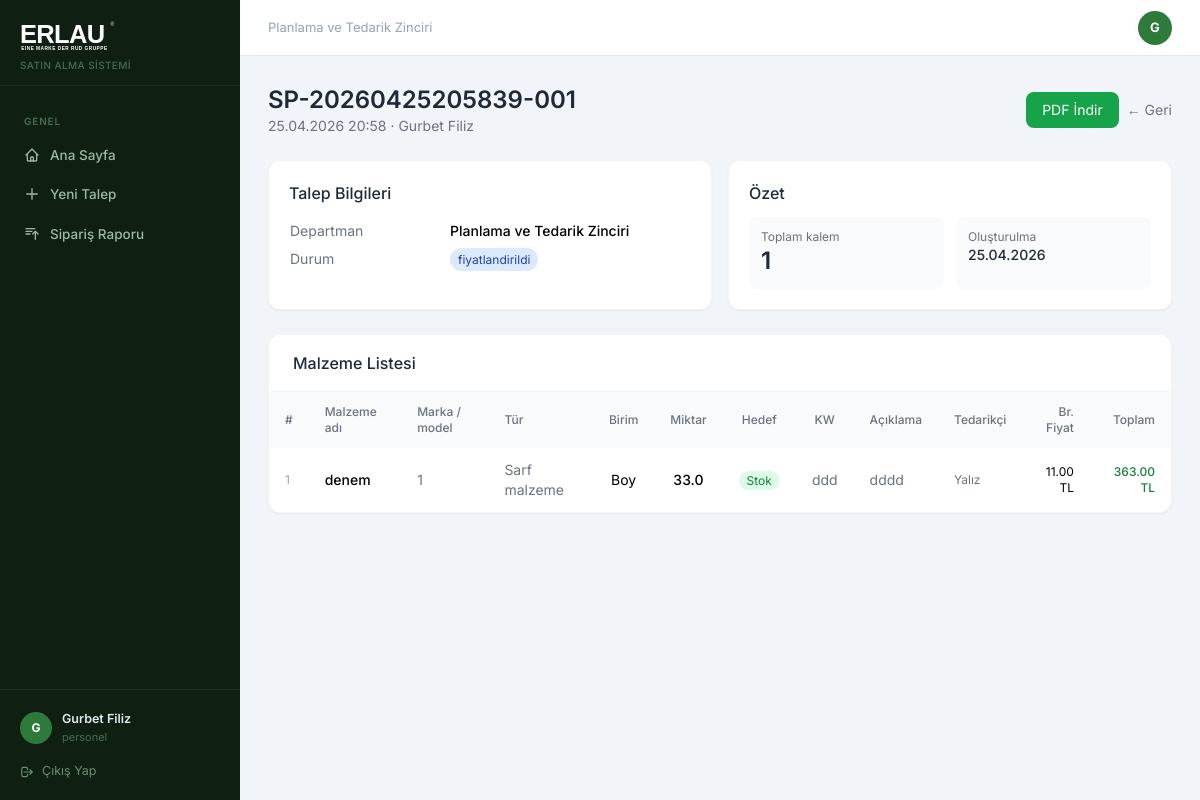
The app's page /talep/4 (signed in), older data.
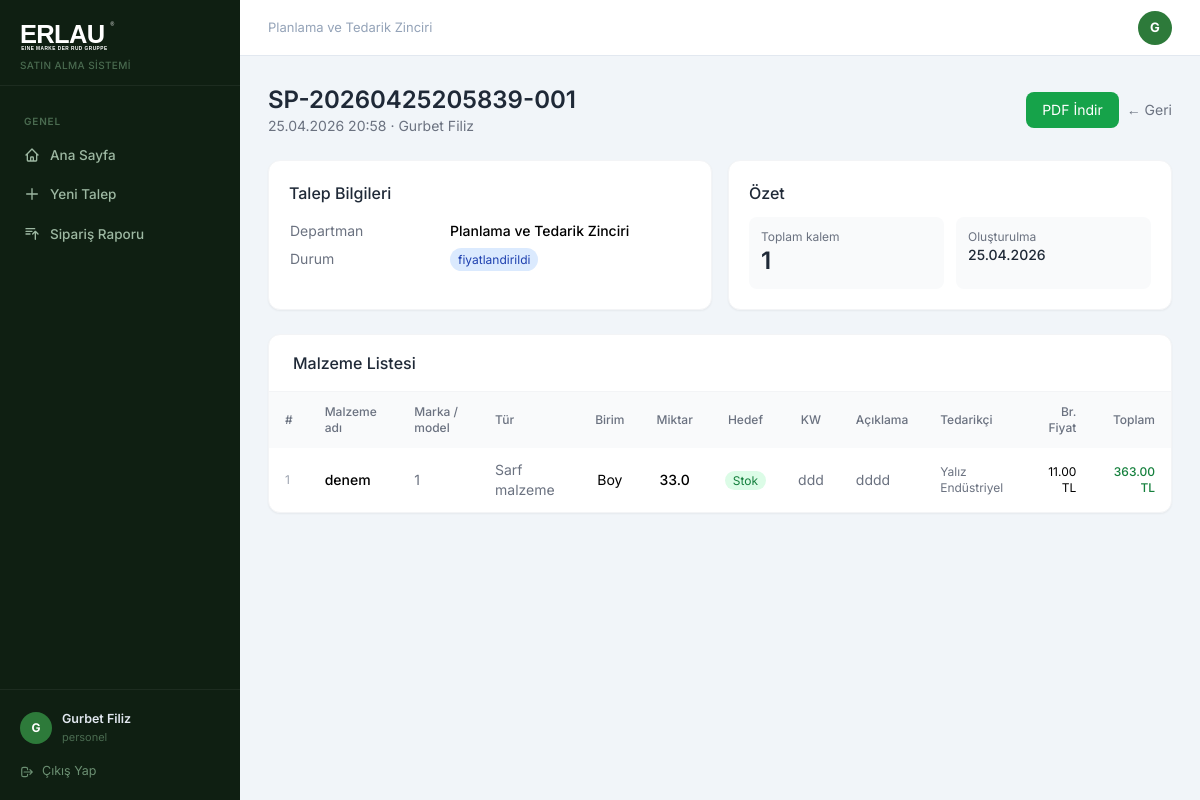
The same page, newer data.
### app/models.py (models this page shows)
class User(db.Model, UserMixin):
    id = db.Column(db.Integer, primary_key=True)
    name = db.Column(db.String(100), nullable=False)
    email = db.Column(db.String(120), unique=True, nullable=False)
    password = db.Column(db.String(200), nullable=False)
    role = db.Column(db.String(20), default='personel')
    department_id = db.Column(db.Integer, db.ForeignKey('department.id'))
    created_at = db.Column(db.DateTime, default=datetime.utcnow)
    is_active = db.Column(db.Boolean, default=True)
    unvan = db.Column(db.String(100))
    telefon = db.Column(db.String(20))
    dogum_tarihi = db.Column(db.Date)
    unvan_pdf_goster = db.Column(db.Boolean, default=False)
    son_giris = db.Column(db.DateTime)
    sifre_degisim_tarihi = db.Column(db.DateTime)
    tablet_pin = db.Column(db.String(6))
    bildirim_email = db.Column(db.Boolean, default=True)
    talepler = db.relationship('TalepFormu', backref='talep_eden', lazy=True)

class Department(db.Model):
    id = db.Column(db.Integer, primary_key=True)
    name = db.Column(db.String(100), nullable=False, unique=True)
    users = db.relationship('User', backref='department', lazy=True)

class TalepFormu(db.Model):
    id = db.Column(db.Integer, primary_key=True)
    siparis_no = db.Column(db.String(50), unique=True, nullable=False)
    talep_eden_id = db.Column(db.Integer, db.ForeignKey('user.id'))
    department_id = db.Column(db.Integer, db.ForeignKey('department.id'))
    durum = db.Column(db.String(30), default='bekliyor')
    yolda_tarihi = db.Column(db.DateTime)
    created_at = db.Column(db.DateTime, default=datetime.utcnow)
    updated_at = db.Column(db.DateTime, default=datetime.utcnow, onupdate=datetime.utcnow)
    kalemler = db.relationship('TalepKalem', backref='talep', lazy=True, cascade='all, delete-orphan')
    department = db.relationship('Department', foreign_keys=[department_id])

class TalepKalem(db.Model):
    id = db.Column(db.Integer, primary_key=True)
    talep_id = db.Column(db.Integer, db.ForeignKey('talep_formu.id'))
    malzeme_adi = db.Column(db.String(200), nullable=False)
    marka_model = db.Column(db.String(200))
    malzeme_turu = db.Column(db.String(50))
    birim = db.Column(db.String(20))
    miktar = db.Column(db.Float)
    hedef = db.Column(db.String(20), default='siparis')
    kullanim_amaci = db.Column(db.String(100))
    kullanilan_alan = db.Column(db.String(50))
    proje_makine = db.Column(db.String(200))
    kw = db.Column(db.String(10))
    aciklama = db.Column(db.Text)
    teknik_resim_kodu = db.Column(db.String(100))
    standart = db.Column(db.String(100))
    br_fiyat = db.Column(db.Float)
    toplam_fiyat = db.Column(db.Float)
    para_birimi = db.Column(db.String(10))
    vade_gun = db.Column(db.Integer)
    termin_gun = db.Column(db.Integer)
    tedarikci_id = db.Column(db.Integer, db.ForeignKey('tedarikci.id'))
    tedarikci = db.relationship('Tedarikci', foreign_keys=[tedarikci_id])
    son_alinma_tarihi = db.Column(db.DateTime)
    son_siparis_no = db.Column(db.String(50))

class Tedarikci(db.Model):
    id = db.Column(db.Integer, primary_key=True)
    name = db.Column(db.String(200), nullable=False)
    unvan = db.Column(db.String(200))
    vergi_no = db.Column(db.String(50))
    email = db.Column(db.String(120))
    telefon = db.Column(db.String(20))
    adres = db.Column(db.Text)
    iletisim_kisi = db.Column(db.String(100))
    para_birimi = db.Column(db.String(10), default='TL')
    vade_gun = db.Column(db.Integer, default=30)
    kategori = db.Column(db.String(200))
    is_active = db.Column(db.Boolean, default=True)
    created_at = db.Column(db.DateTime, default=datetime.utcnow)

### app/routes.py (the view)
@main.route('/talep/<int:talep_id>')
@login_required
def talep_detay(talep_id):
    talep = db.get_or_404(TalepFormu, talep_id)
    return render_template('talep_detay.html', talep=talep)

### app/models.py (called while the page is built)
@login_manager.user_loader
def load_user(user_id):
    return User.query.get(int(user_id))

### app/templates/talep_detay.html (shortened to what this page needs)
{% extends 'base.html' %}
{% block content %}
<div class="flex items-center justify-between mb-6">
  <div>
    <h1 class="text-2xl font-semibold text-gray-800">{{ talep.siparis_no }}</h1>
    <p class="text-gray-500 text-sm">{{ talep.created_at.strftime('%d.%m.%Y %H:%M') }} · {{ talep.talep_eden.name }}</p>
  </div>
  <div class="flex gap-2 items-center">
    <a href="{{ url_for('main.talep_pdf', talep_id=talep.id) }}" class="bg-green-600 text-white px-4 py-2 rounded-lg text-sm hover:opacity-90" target="_blank">PDF İndir</a>
    <a href="{{ url_for('main.dashboard') }}" class="text-sm text-gray-500 hover:underline">← Geri</a>
  </div>
</div>
<div class="grid grid-cols-1 md:grid-cols-2 gap-4 mb-6">
  <div class="bg-white rounded-xl border border-gray-100 shadow-sm p-5">
    <h2 class="font-medium text-gray-800 mb-3">Talep Bilgileri</h2>
    <table class="w-full text-sm">
      <tr><td class="text-gray-500 py-1 w-40">Departman</td><td class="font-medium">{{ talep.department.name if talep.department else '-' }}</td></tr>
<tr><td class="text-gray-500 py-1">Durum</td><td>
        {% if talep.durum == 'bekliyor' %}<span class="bg-yellow-100 text-yellow-800 px-2 py-1 rounded-full text-xs">Onay Bekliyor</span>
        {% elif talep.durum == 'onaylandi' %}<span class="bg-green-100 text-green-800 px-2 py-1 rounded-full text-xs">Onaylandı</span>
        {% elif talep.durum == 'iptal' %}<span class="bg-red-100 text-red-800 px-2 py-1 rounded-full text-xs">İptal</span>
        {% else %}<span class="bg-blue-100 text-blue-800 px-2 py-1 rounded-full text-xs">{{ talep.durum }}</span>{% endif %}
      </td></tr>
    </table>
  </div>
  <div class="bg-white rounded-xl border border-gray-100 shadow-sm p-5">
    <h2 class="font-medium text-gray-800 mb-3">Özet</h2>
    <div class="grid grid-cols-2 gap-3">
      <div class="bg-gray-50 rounded-lg p-3">
        <p class="text-xs text-gray-500">Toplam kalem</p>
        <p class="text-2xl font-semibold text-gray-800">{{ talep.kalemler|length }}</p>
      </div>
      <div class="bg-gray-50 rounded-lg p-3">
        <p class="text-xs text-gray-500">Oluşturulma</p>
        <p class="text-sm font-medium text-gray-800">{{ talep.created_at.strftime('%d.%m.%Y') }}</p>
      </div>
    </div>
  </div>
</div>
<div class="bg-white rounded-xl border border-gray-100 shadow-sm overflow-hidden">
  <div class="px-6 py-4 border-b border-gray-100">
    <h2 class="font-medium text-gray-800">Malzeme Listesi</h2>
  </div>
  <div class="overflow-x-auto">
    <table class="w-full text-sm">
      <thead class="bg-gray-50">
        <tr>
          <th class="px-4 py-3 text-left text-xs font-medium text-gray-500">#</th>
          <th class="px-4 py-3 text-left text-xs font-medium text-gray-500">Malzeme adı</th>
          <th class="px-4 py-3 text-left text-xs font-medium text-gray-500">Marka / model</th>
          <th class="px-4 py-3 text-left text-xs font-medium text-gray-500">Tür</th>
          <th class="px-4 py-3 text-center text-xs font-medium text-gray-500">Birim</th>
          <th class="px-4 py-3 text-center text-xs font-medium text-gray-500">Miktar</th>
          <th class="px-4 py-3 text-center text-xs font-medium text-gray-500">Hedef</th>
          <th class="px-4 py-3 text-center text-xs font-medium text-gray-500">KW</th>
          <th class="px-4 py-3 text-left text-xs font-medium text-gray-500">Açıklama</th>
          <th class="px-4 py-3 text-left text-xs font-medium text-gray-500">Tedarikçi</th>
          <th class="px-4 py-3 text-right text-xs font-medium text-gray-500">Br. Fiyat</th>
          <th class="px-4 py-3 text-right text-xs font-medium text-gray-500">Toplam</th>
        </tr>
      </thead>
      <tbody class="divide-y divide-gray-50">
        {% for kalem in talep.kalemler %}
        <tr class="hover:bg-gray-50">
          <td class="px-4 py-3 text-gray-400 text-xs">{{ loop.index }}</td>
          <td class="px-4 py-3 font-medium">{{ kalem.malzeme_adi }}</td>
          <td class="px-4 py-3 text-gray-500">{{ kalem.marka_model or '-' }}</td>
          <td class="px-4 py-3 text-gray-500">{{ kalem.malzeme_turu or '-' }}</td>
          <td class="px-4 py-3 text-center">{{ kalem.birim }}</td>
          <td class="px-4 py-3 text-center font-medium">{{ kalem.miktar }}</td>
          <td class="px-4 py-3 text-center">
            {% if kalem.hedef == 'stok' %}<span class="bg-green-100 text-green-700 px-2 py-0.5 rounded-full text-xs">Stok</span>
            {% elif kalem.hedef == 'proje' %}<span class="bg-purple-100 text-purple-700 px-2 py-0.5 rounded-full text-xs">Proje</span>
            {% else %}<span class="bg-blue-100 text-blue-700 px-2 py-0.5 rounded-full text-xs">Sipariş</span>{% endif %}
          </td>
          <td class="px-4 py-3 text-center text-gray-500">{{ kalem.kw or '-' }}</td>
          <td class="px-4 py-3 text-gray-500">{{ kalem.aciklama or '-' }}</td>
          <td class="px-4 py-3 text-gray-500 text-xs">{{ kalem.tedarikci.name if kalem.tedarikci else '—' }}</td>
          <td class="px-4 py-3 text-right text-xs">
            {% if kalem.br_fiyat %}{{ "%.2f"|format(kalem.br_fiyat) }} {{ kalem.para_birimi }}{% else %}—{% endif %}
          </td>
          <td class="px-4 py-3 text-right font-medium text-green-700 text-xs">
            {% if kalem.toplam_fiyat %}{{ "%.2f"|format(kalem.toplam_fiyat) }} {{ kalem.para_birimi }}{% else %}—{% endif %}
          </td>
        </tr>
        {% endfor %}
      </tbody>
    </table>
  </div>
</div>
{% endblock %}

### app/templates/base.html (shortened to what this page needs)
<!DOCTYPE html>
<html lang="tr">
<head>
<script src="https://cdn.tailwindcss.com"></script>
</head>
<body>
{% if current_user.is_authenticated %}
<div style="display:flex">
  <aside class="sidebar" style="position:sticky;top:0;height:100vh;overflow-y:auto;display:flex;flex-direction:column">
    <div style="padding:20px 20px 12px;border-bottom:1px solid rgba(255,255,255,.06)">
      <img src="{{ url_for('static', filename='logo.svg') }}" alt="Erlau" style="height:32px;filter:brightness(0) invert(1)">
      <p style="font-size:10px;color:#4a6b50;margin-top:6px;font-weight:500;letter-spacing:.04em">SATIN ALMA SİSTEMİ</p>
    </div>
    <nav style="padding:12px 0;flex:1">
      <div class="sidebar-section">Genel</div>
      <a href="{{ url_for('main.dashboard') }}" class="sidebar-link {% if request.endpoint == 'main.dashboard' %}active{% endif %}">
        <svg fill="none" stroke="currentColor" viewBox="0 0 24 24"><path stroke-linecap="round" stroke-linejoin="round" stroke-width="2" d="M3 12l2-2m0 0l7-7 7 7M5 10v10a1 1 0 001 1h3m10-11l2 2m-2-2v10a1 1 0 01-1 1h-3m-6 0a1 1 0 001-1v-4a1 1 0 011-1h2a1 1 0 011 1v4a1 1 0 001 1m-6 0h6"/></svg>
        Ana Sayfa
      </a>
      <a href="{{ url_for('main.yeni_talep') }}" class="sidebar-link {% if request.endpoint == 'main.yeni_talep' %}active{% endif %}">
        <svg fill="none" stroke="currentColor" viewBox="0 0 24 24"><path stroke-linecap="round" stroke-linejoin="round" stroke-width="2" d="M12 4v16m8-8H4"/></svg>
        Yeni Talep
      </a>
      <a href="{{ url_for('satin_alma.siparis_raporu') }}" class="sidebar-link {% if request.endpoint == 'satin_alma.siparis_raporu' %}active{% endif %}">
        <svg fill="none" stroke="currentColor" viewBox="0 0 24 24"><path stroke-linecap="round" stroke-linejoin="round" stroke-width="2" d="M3 4h13M3 8h9m-9 4h6m4 0l4-4m0 0l4 4m-4-4v12"/></svg>
        Sipariş Raporu
      </a>
    </nav>
    <div style="padding:12px;border-top:1px solid rgba(255,255,255,.06)">
      <a href="{{ url_for('main.profil') }}" style="display:flex;align-items:center;gap:10px;padding:8px;border-radius:8px;text-decoration:none;transition:background .15s" onmouseover="this.style.background='rgba(255,255,255,.06)'" onmouseout="this.style.background='transparent'">
        <div style="width:32px;height:32px;border-radius:50%;background:#2d7a3a;display:flex;align-items:center;justify-content:center;font-size:12px;font-weight:700;color:#fff;flex-shrink:0">{{ current_user.name[:1].upper() }}</div>
        <div style="flex:1;min-width:0">
          <p style="font-size:12.5px;font-weight:600;color:#e2e8f0;white-space:nowrap;overflow:hidden;text-overflow:ellipsis">{{ current_user.name }}</p>
          <p style="font-size:11px;color:#4a6b50;white-space:nowrap;overflow:hidden;text-overflow:ellipsis">{{ current_user.unvan or current_user.role }}</p>
        </div>
      </a>
      <a href="{{ url_for('auth.logout') }}" style="display:flex;align-items:center;gap:8px;padding:7px 8px;border-radius:8px;font-size:12.5px;color:#6b8f72;text-decoration:none;transition:all .15s;margin-top:2px" onmouseover="this.style.color='#ef4444';this.style.background='rgba(239,68,68,.08)'" onmouseout="this.style.color='#6b8f72';this.style.background='transparent'">
        <svg style="width:14px;height:14px" fill="none" stroke="currentColor" viewBox="0 0 24 24"><path stroke-linecap="round" stroke-linejoin="round" stroke-width="2" d="M17 16l4-4m0 0l-4-4m4 4H7m6 4v1a3 3 0 01-3 3H6a3 3 0 01-3-3V7a3 3 0 013-3h4a3 3 0 013 3v1"/></svg>
        Çıkış Yap
      </a>
    </div>
  </aside>
  <div class="content-area">
    <div class="topbar">
      <p style="font-size:13px;color:#94a3b8">{{ current_user.department.name if current_user.department else 'Erlau' }}</p>
      <a href="{{ url_for('main.profil') }}" style="width:34px;height:34px;border-radius:50%;background:#2d7a3a;display:flex;align-items:center;justify-content:center;font-size:13px;font-weight:700;color:#fff;text-decoration:none">{{ current_user.name[:1].upper() }}</a>
    </div>
    <div class="page-content">
{% endif %}
{% block content %}{% endblock %}
{% if current_user.is_authenticated %}
    </div>
  </div>
</div>
{% else %}
</div>
{% endif %}
</body>
</html>

### app/templates/base.html (style rules this page uses)
* { font-family: 'Inter', sans-serif; }
.sidebar { background: #0f1f12; min-height: 100vh; width: 240px; flex-shrink: 0; }
.sidebar-link { display: flex; align-items: center; gap: 10px; padding: 9px 16px; border-radius: 8px; font-size: 13.5px; font-weight: 500; color: #9db8a2; transition: all .15s; margin: 1px 8px; text-decoration: none; }
.sidebar-link svg { width: 16px; height: 16px; flex-shrink: 0; }
.sidebar-section { font-size: 10px; font-weight: 600; color: #4a6b50; text-transform: uppercase; letter-spacing: .08em; padding: 16px 24px 6px; }
.content-area { flex: 1; background: #f1f5f9; min-height: 100vh; overflow-x: hidden; }
.topbar { background: #fff; border-bottom: 1px solid #e2e8f0; padding: 0 28px; height: 56px; display: flex; align-items: center; justify-content: space-between; position: sticky; top: 0; z-index: 10; }
.page-content { padding: 28px; }

Row changes from the older to the newer data that the page shows:
changed TalepKalem "denem": tedarikci "Yalız" → "Yalız Endüstriyel"
